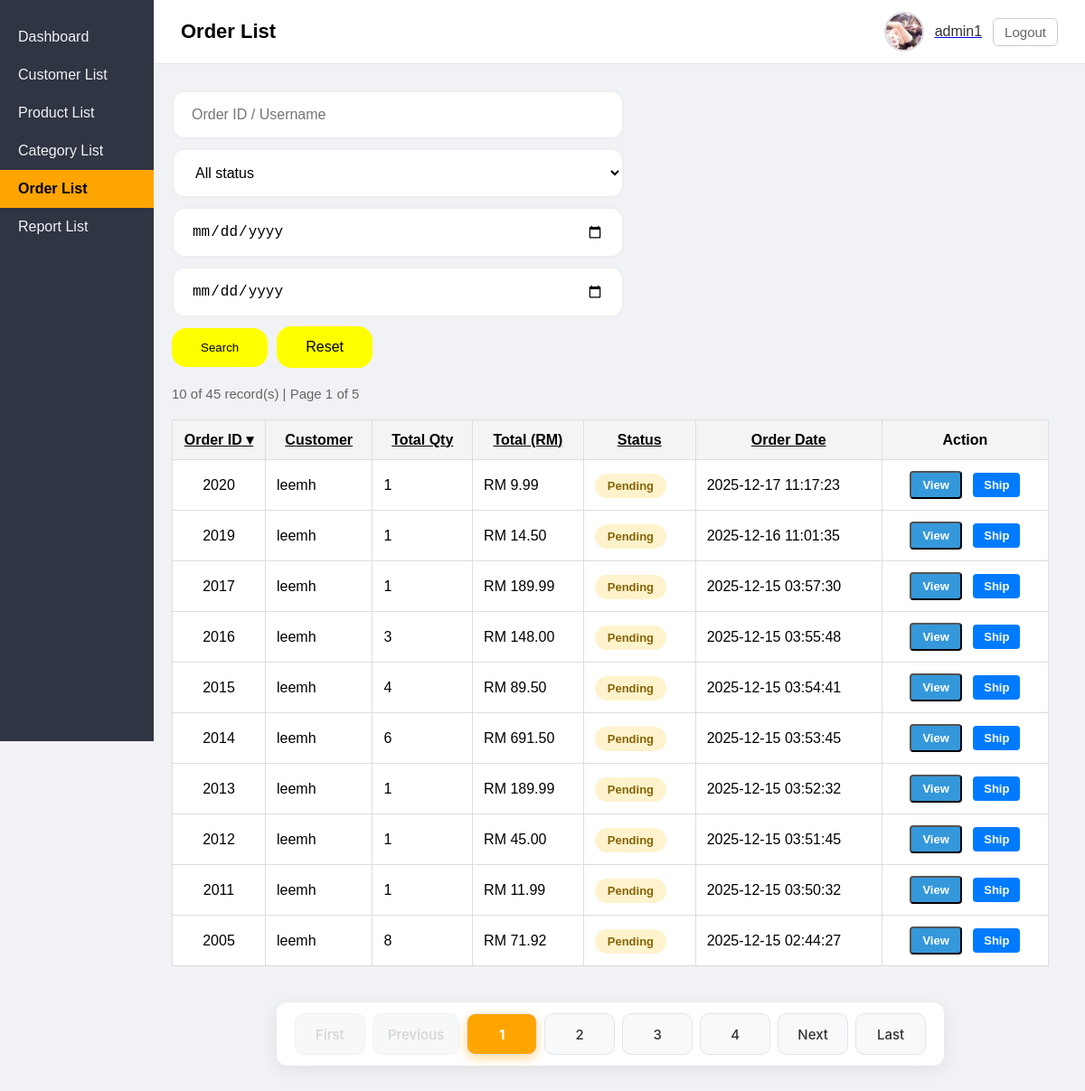
The app's page /admin/page/order.php (signed in), older data.
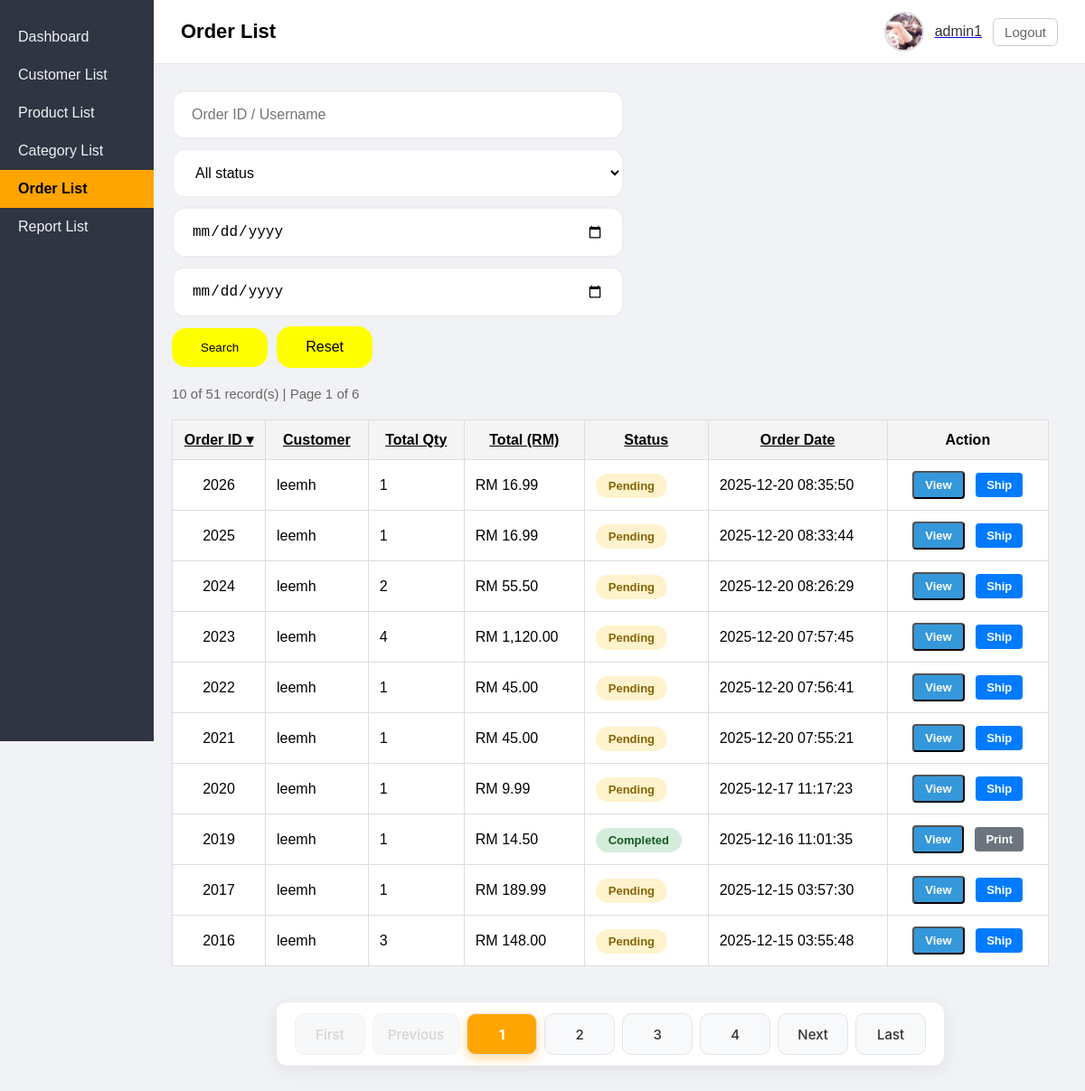
The same page, newer data.
### tables this page shows
CREATE TABLE `orders` (
  `order_id` int(11) NOT NULL,
  `customer_id` int(11) NOT NULL,
  `total_amount` decimal(10,2) NOT NULL,
  `status` enum('pending','completed','shipping') NOT NULL DEFAULT 'pending',
  `order_date` timestamp NOT NULL DEFAULT current_timestamp(),
  `shipping_address` text NOT NULL,
  `shipping_city` varchar(100) NOT NULL,
  `shipping_state` varchar(100) NOT NULL,
  `shipping_postcode` varchar(20) NOT NULL
);

CREATE TABLE `customer` (
  `customer_id` int(11) NOT NULL,
  `username` varchar(100) NOT NULL,
  `email` varchar(100) NOT NULL,
  `is_verified` tinyint(1) DEFAULT 0,
  `password` varchar(255) NOT NULL,
  `failed_attempt` int(11) NOT NULL DEFAULT 0,
  `last_failed_at` datetime DEFAULT NULL,
  `phone` varchar(20) NOT NULL,
  `created_at` datetime NOT NULL DEFAULT current_timestamp(),
  `photo` varchar(255) NOT NULL
);

### admin/page/order.php (the view, shortened to what the changed rows need)
<?php
require '../_base.php';
$date_from = req('date_from');
$date_to   = req('date_to');
$fields = [
    'o.order_id'     => 'Order ID',
    'c.username'     => 'Customer',
    'total_qty'      => 'Total Qty',
    'o.total_amount' => 'Total (RM)',
    'o.status'       => 'Status',
    'o.order_date'   => 'Order Date',
];
$sql = "
    SELECT
        o.order_id,
        o.total_amount,
        o.status,
        o.order_date,
        c.username,
        COALESCE(SUM(oi.quantity), 0) AS total_qty
    FROM orders o
    LEFT JOIN customer c ON o.customer_id = c.customer_id
    LEFT JOIN order_item oi ON o.order_id = oi.order_id
    WHERE 1 = 1
";
$count_sql = "
    SELECT COUNT(DISTINCT o.order_id)
    FROM orders o
    LEFT JOIN customer c ON o.customer_id = c.customer_id
    LEFT JOIN order_item oi ON o.order_id = oi.order_id
    WHERE 1 = 1
";
$params = [];
$q = [];
$status_list = [
    'pending'   => 'Paid',
    'shipping'  => 'Shipping',
    'completed' => 'Completed',
];
$sql .= " GROUP BY o.order_id";
$qs = implode('&', $q);
$sort = req('sort');
if (!array_key_exists($sort, $fields)) {
    $sort = 'o.order_id';
}
$dir = req('dir');
if (!in_array($dir, ['asc', 'desc'])) {
    $dir = 'desc';
}
$sql .= " ORDER BY $sort $dir";
$page = max(1, (int)req('page', 1));
require_once '../lib/SimplePager.php';
$p = new SimpleOPager(
    $sql,
    $count_sql,
    $params,
    10,
    $page
);
$arr = $p->result;
include '../_head.php';
?>
<div class="content">
    <form method="get" class="search-form" style="display:flex; gap:10px; flex-wrap:wrap; margin-bottom:20px; align-items:center;">
        <?= html_search('name', 'Order ID / Username') ?>
        <?= html_select('status', $status_list, 'All status', '', true) ?>
        <input type="date" name="date_from" value="<?= encode($date_from) ?>">
        <input type="date" name="date_to" value="<?= encode($date_to) ?>">
        <button style="padding:14px 32px; background:yellow; color:black; border:none; border-radius:16px;">
        </button>
        <a href="order.php" style="padding:14px 32px; background:yellow; color:black; border:none; border-radius:16px; text-decoration:none;">
        </a>
    </form>
    <p style="margin:20px 0; color:#666; font-size:15px;">
        <?= $p->count ?> of <?= $p->item_count ?> record(s) |
        Page <?= $p->page ?> of <?= $p->page_count ?>
    </p>
    <table class="product-table">
        <tr>
            <?= table_headers($fields, $sort, $dir, "page=$page&$qs") ?>
            <th style="text-align:center;">Action</th>
        </tr>
        <?php if (empty($arr)): ?>
            <tr>
                <td colspan="7" style="text-align:center; padding:40px; color:#999;">No order found</td>
            </tr>
        <?php else: ?>
            <?php foreach ($arr as $s): ?>
                <tr>
                    <td><?= encode($s->order_id) ?></td>
                    <td><?= $s->username ? encode($s->username) : '<em style="color:#999;">(no user)</em>' ?></td>
                    <td><?= (int)$s->total_qty ?></td>
                    <td>RM <?= number_format($s->total_amount, 2) ?></td>
                    <td>
                        <?php
                        $status_class = match ($s->status) {
                            'pending'   => 'background:#fff3cd;color:#856404;',
                            'shipping'  => 'background:#cce5ff;color:#004085;',
                            'completed' => 'background:#d4edda;color:#155724;',
                        };
                        ?>
                        <span style="padding:6px 14px; border-radius:20px; font-size:13px; font-weight:600; <?= $status_class ?>">
                            <?= ucfirst($s->status) ?>
                        </span>
                    </td>
                    <td><?= encode($s->order_date) ?></td>
                    <td style="text-align:center; white-space:nowrap;">
                        <button data-get="../order/detail.php?id=<?= encode($s->order_id) ?>" class="btn action-btn">View</button>
                        <?php if ($s->status === 'completed'): ?>
                            <a href="../order/export.php?id=<?= encode($s->order_id) ?>" target="_blank" class="btn btn-print">Print</a>
                        <?php endif; ?>
                        <?php if ($s->status === 'pending'): ?>
                            <a href="../order/ship.php?id=<?= encode($s->order_id) ?>"
                            class="btn btn-ship"
                            onclick="return confirm('Ship order #<?= $s->order_id ?> and change status to Shipping?')">
                                Ship
                            </a>
                        <?php endif; ?>
                    </td>
                </tr>
            <?php endforeach; ?>
        <?php endif; ?>
    </table>
    <?= $p->html0("sort=$sort&dir=$dir&$qs") ?>
</div>
<?php include '../_foot.php'; ?>

### admin/_base.php (shortened to what the changed rows need)
<?php
function req($key, $value = null) {
    $value = $_REQUEST[$key] ?? $value;
    return is_array($value) ? array_map('trim', $value) : trim($value);
}
function encode($value) {
    return htmlentities($value);
}
function html_search($key, $placeholder ,$attr = '') {
    $value = encode($GLOBALS[$key] ?? '');
    $ph = $placeholder ? "placeholder='$placeholder'" : '';
    echo "<input type='search' id='$key' name='$key' value='$value' $ph $attr>";
}
function html_select($key, $items, $default = '- Select One -', $attr = '', $auto_submit =false) {
    $value = encode($GLOBALS[$key] ?? '');
    $onchange = $auto_submit ?'onchange ="this.form.submit()"' :'';
    echo "<select id='$key' name='$key' $attr $onchange>";
    echo '</select>';
}
function table_headers($fields, $sort, $dir, $href = '') {
    foreach ($fields as $k => $v) {
        $d = 'asc';
        $c = '';
        if($k ==$sort){
            $d = $dir =='asc'?'desc':'asc';
            $c = $dir;
        }
        echo "<th><a href='?sort=$k&dir=$d&$href' class='$c'>$v</a></th>";
    }
}

### admin/lib/SimplePager.php (shortened to what the changed rows need)
<?php
class SimpleOPager {
    public int $page;
    public int $page_count;
    public function __construct(
        string $list_sql,
        string $count_sql,
        array  $params,
        int    $limit,
        int    $page
    ) {
        global $_db;
        $this->limit = max((int)$limit, 1);
        $this->page  = max((int)$page, 1);
        $stm = $_db->prepare($count_sql);
        $stm->execute($params);
        $this->item_count = (int)$stm->fetchColumn();
        $this->page_count = max((int)ceil($this->item_count / $this->limit), 1);
        $offset = ($this->page - 1) * $this->limit;
        $final_sql = $list_sql . " LIMIT $offset, {$this->limit}";
        $stm = $_db->prepare($final_sql);
        $stm->execute($params);
        $this->result = $stm->fetchAll();
        $this->count = count($this->result);
    }
    public function html0(string $query = '') {
        $query = $query ? '&' . ltrim($query, '&') : '';
        echo '<div class="pager-container"><div class="pager">';
        if ($this->page > 1) {
            echo "<a class='pager-btn' href='?page=1$query'>First</a>";
            echo "<a class='pager-btn' href='?page=" . ($this->page - 1) . "$query'>Previous</a>";
        } else {
            echo "<span class='pager-btn disabled'>First</span>";
            echo "<span class='pager-btn disabled'>Previous</span>";
        }
        $start = max(1, $this->page - 3);
        $end   = min($this->page_count, $this->page + 3);
        for ($i = $start; $i <= $end; $i++) {
            $active = $i === $this->page ? 'active' : '';
            echo "<a class='pager-btn $active' href='?page=$i$query'>$i</a>";
        }
        if ($this->page < $this->page_count) {
            echo "<a class='pager-btn' href='?page=" . ($this->page + 1) . "$query'>Next</a>";
            echo "<a class='pager-btn' href='?page={$this->page_count}$query'>Last</a>";
        } else {
            echo "<span class='pager-btn disabled'>Next</span>";
            echo "<span class='pager-btn disabled'>Last</span>";
        }
        echo '</div></div>';
    }
}

Row changes from the older to the newer data that the page shows:
no longer on this page (row unchanged): orders: order_id "2015", customer.username "leemh", total_qty "4", total_amount "89.50", status "Pending", order_date "2025-12-15 03:54:41"
no longer on this page (row unchanged): orders: order_id "2014", customer.username "leemh", total_qty "6", total_amount "691.50", status "Pending", order_date "2025-12-15 03:53:45"
no longer on this page (row unchanged): orders: order_id "2013", customer.username "leemh", total_qty "1", total_amount "189.99", status "Pending", order_date "2025-12-15 03:52:32"
no longer on this page (row unchanged): orders: order_id "2012", customer.username "leemh", total_qty "1", total_amount "45.00", status "Pending", order_date "2025-12-15 03:51:45"
no longer on this page (row unchanged): orders: order_id "2011", customer.username "leemh", total_qty "1", total_amount "11.99", status "Pending", order_date "2025-12-15 03:50:32"
no longer on this page (row unchanged): orders: order_id "2005", customer.username "leemh", total_qty "8", total_amount "71.92", status "Pending", order_date "2025-12-15 02:44:27"
added orders: order_id "2026", customer.username "leemh", total_qty "1", total_amount "16.99", status "Pending", order_date "2025-12-20 08:35:50"
added orders: order_id "2025", customer.username "leemh", total_qty "1", total_amount "16.99", status "Pending", order_date "2025-12-20 08:33:44"
added orders: order_id "2024", customer.username "leemh", total_qty "2", total_amount "55.50", status "Pending", order_date "2025-12-20 08:26:29"
added orders: order_id "2023", customer.username "leemh", total_qty "4", total_amount "1,120.00", status "Pending", order_date "2025-12-20 07:57:45"
added orders: order_id "2022", customer.username "leemh", total_qty "1", total_amount "45.00", status "Pending", order_date "2025-12-20 07:56:41"
added orders: order_id "2021", customer.username "leemh", total_qty "1", total_amount "45.00", status "Pending", order_date "2025-12-20 07:55:21"
changed orders id 2019: status "Pending" → "Completed"; status "Ship" → "Print"
Text that changed along with them:
$p->item_count: "45" → "51"
$p->page_count: "5" → "6"
